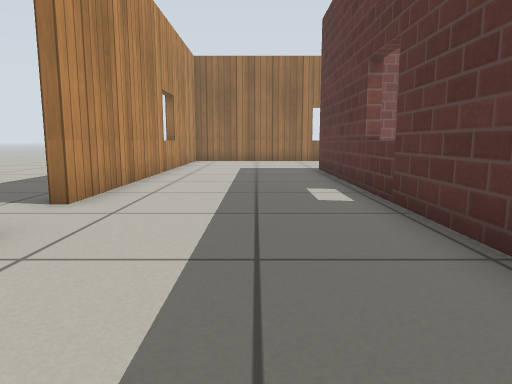
View 1 (above)

19 first-person views from a walk through a world built for the Gazebo simulator. The camera is 0.5 m above the floor, tilts 8° down and sees 70° across. The floor is counted in squares, 0.5 m on a side. Each view is taken from the middle of a square. On the plan, view 1 faces up. The plan holds only what a view shows up to about 13 squares ahead; the rest is blank. Gazebo's built-in surfaces are drawn with simple patterns.

View 2
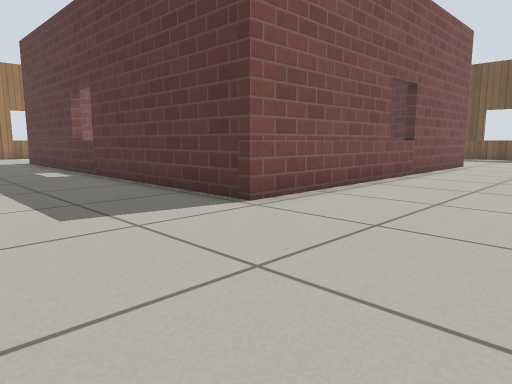

View 3
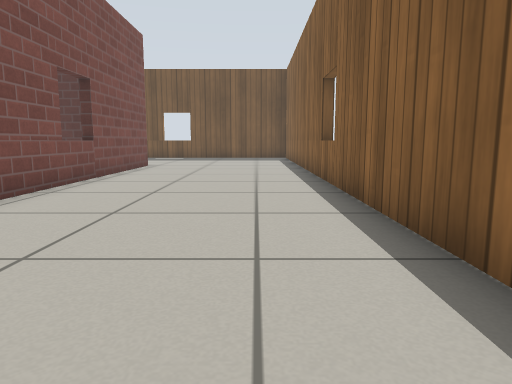

View 4
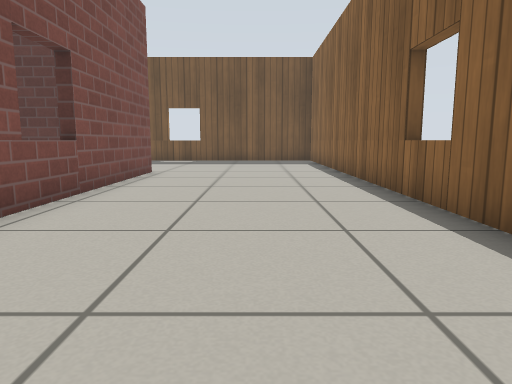

View 5
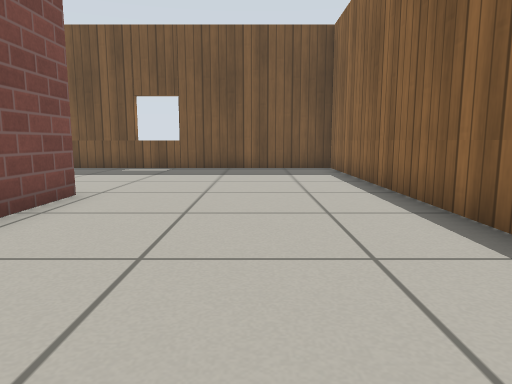

View 6
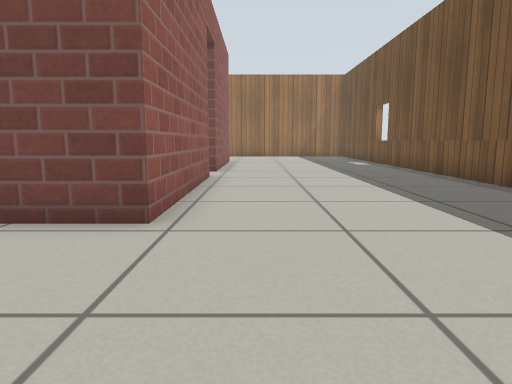

View 7
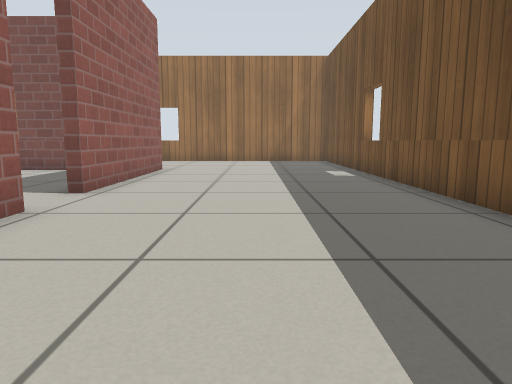

View 8
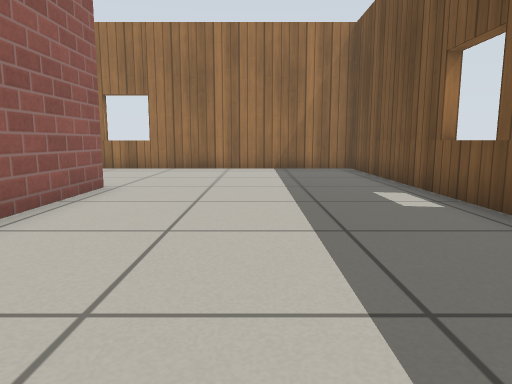

View 9
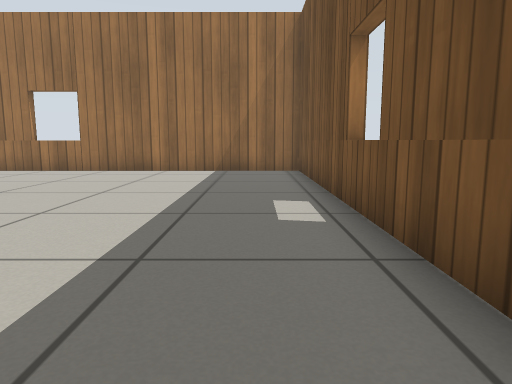

View 10
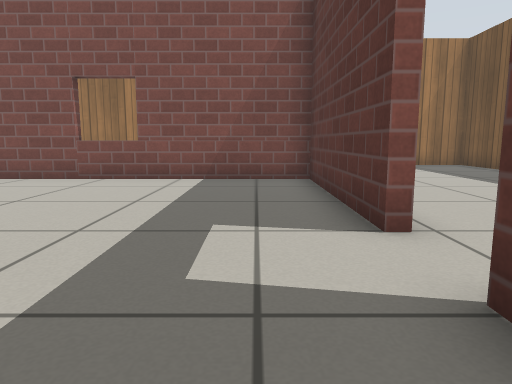

View 11
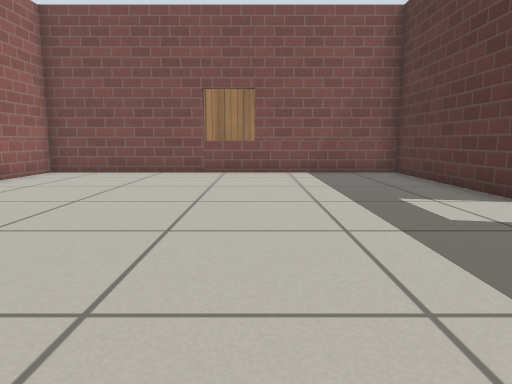

View 12
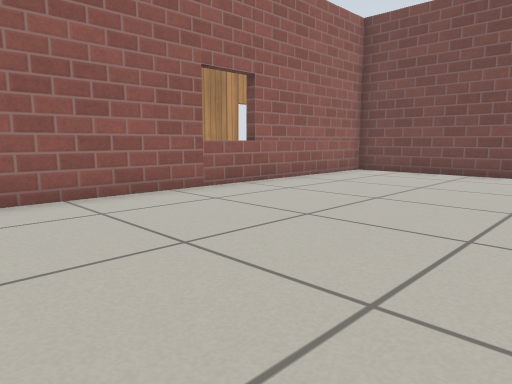

View 13
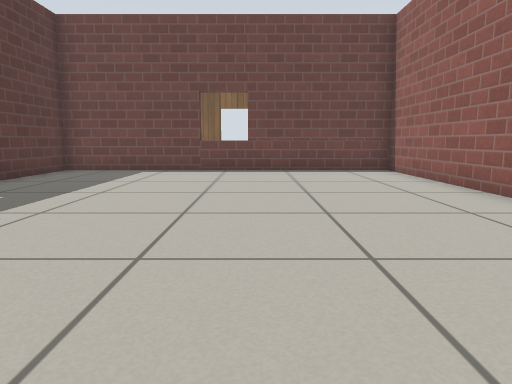

View 14
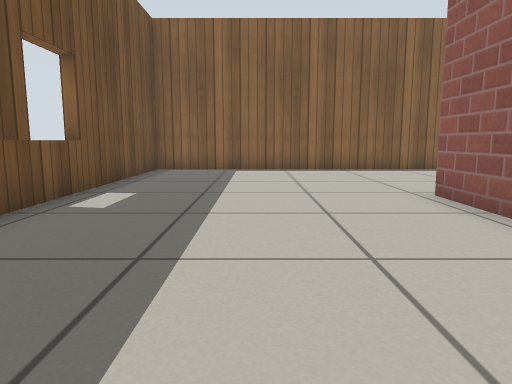

View 15
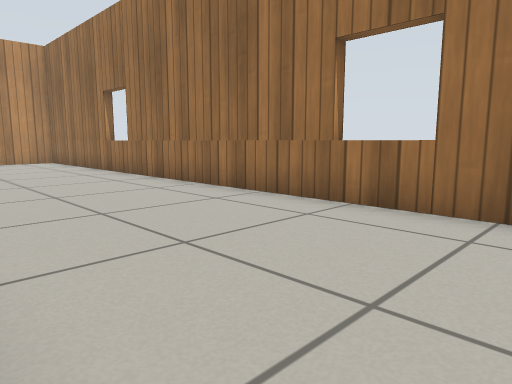

View 16
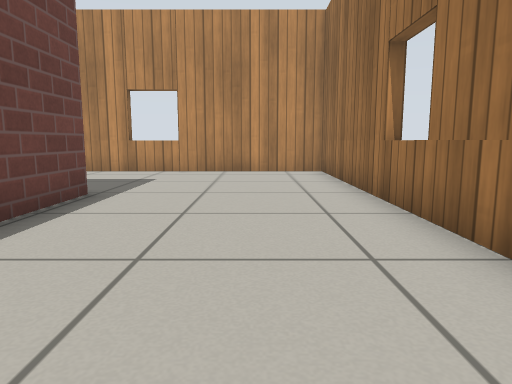

View 17
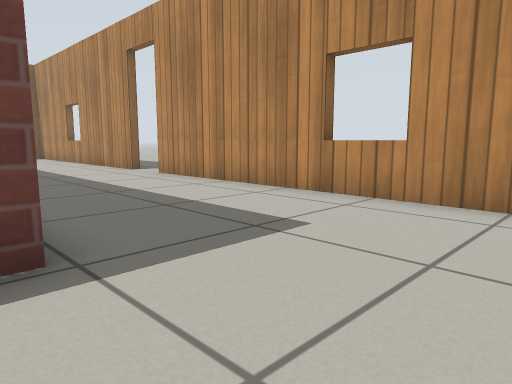

View 18
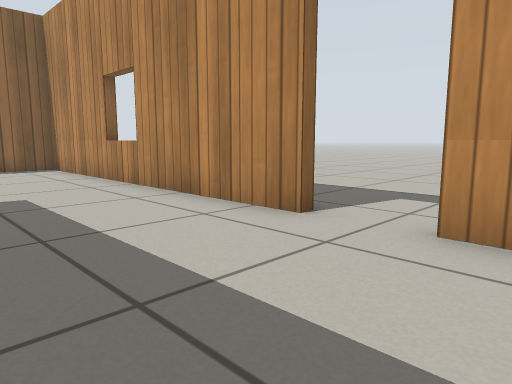

View 19
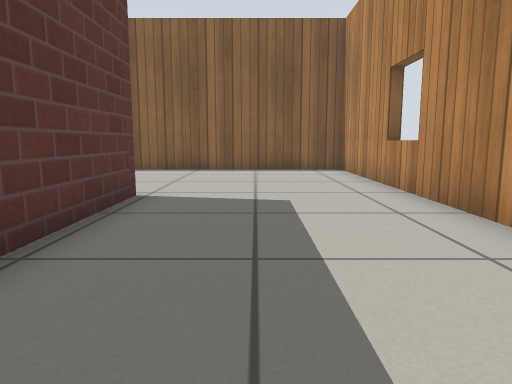

### Floor plan
Points are (right, up) in squares from view 1. A wall is a line through its corners. A room is listed if a view was taken in it or the views show most of it. See-through windows are left out.
Room 1 (views 1, 2, 3, 4, 5, 6, 7, 8, 9, 14, 15, 16, 17, 18, 19)
walls: (13.7, 5.1) (13.7, -0.7) (2.2, -0.7) (2.2, 12.8) (4.6, 12.8); (13.7, 12.9) (13.7, 6.9); (-3, 3.9) (-3, -6.7) (20.4, -6.7) (20.4, 18.2) (-3, 18.2) (-3, 5.7)
ways out: open door at (13.8, 6) to room 2; open door at (-3, 4.5)
Room 2 (views 10, 11, 12, 13)
walls: (13.4, 6.9) (13.4, 12.5) (2.5, 12.5) (2.5, -0.4) (13.4, -0.4) (13.4, 3.2)
ways out: open door at (13.8, 6) to room 1

Where each view was taken, in squares from view 1:
view 1: 0 up, 0 right, facing up
view 2: 5 down, 2 left, facing up-right
view 3: 5 down, 1 left, facing right
view 4: 4 down, 2 right, facing right
view 5: 4 down, 7 right, facing right
view 6: 5 down, 15 right, facing up
view 7: 0 up, 17 right, facing up
view 8: 5 up, 17 right, facing up
view 9: 6 up, 19 right, facing up
view 10: 3 up, 12 right, facing up
view 11: 1 up, 9 right, facing up
view 12: 1 up, 9 right, facing up-left
view 13: 12 up, 7 right, facing down
view 14: 6 up, 17 right, facing down
view 15: 13 up, 15 right, facing up-left
view 16: 16 up, 9 right, facing left
view 17: 16 up, 3 right, facing down-left
view 18: 7 up, 1 right, facing down-left
view 19: 6 up, 0 right, facing down
